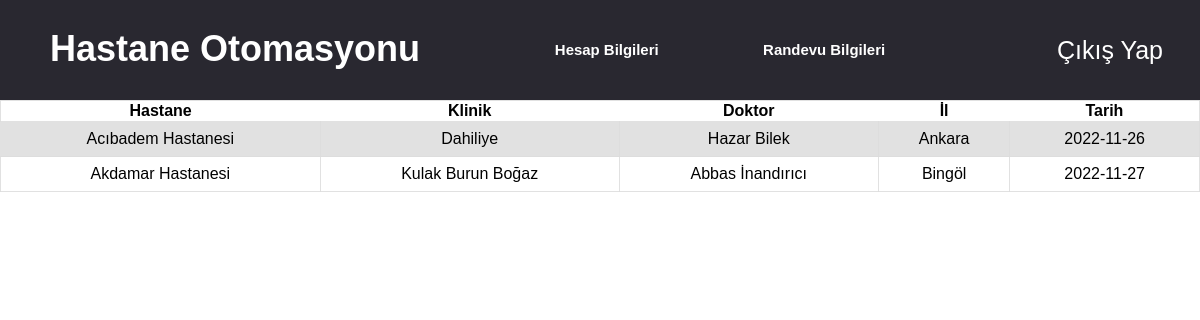
The app's page /randevu.php (signed in) with its own data.
### tables this page shows
CREATE TABLE `randevu` (
  `randevu_id` int(11) NOT NULL,
  `randevu_sehir` varchar(25) NOT NULL,
  `randevu_tarih` varchar(25) NOT NULL,
  `randevu_hastane` varchar(25) NOT NULL,
  `randevu_klinik` varchar(25) NOT NULL,
  `randevu_doktor` varchar(20) NOT NULL,
  `randevu_hasta_id` int(11) NOT NULL
);

### randevu.php (the view, shortened to what this page needs)
<?php include 'header.php' ?>
<!DOCTYPE html>
<html lang="en">
<head>
</head>
<body>
    <table>
        <tr>
            <th>Hastane</th>
            <th>Klinik</th>
            <th>Doktor</th>
            <th>İl</th>
            <th>Tarih</th>
        </tr>
        <?php
        $randevu_sor =$db->prepare("SELECT * FROM randevu AS R
        INNER JOIN kullanici AS k ON r.randevu_hasta_id=k.kullanici_id WHERE kullanici_tc=:kullanici_tc");
        $randevu_sor->execute([
            'kullanici_tc' =>$_SESSION['userkullanici_tc']
        ]);
        while($randevu_cek=$randevu_sor->fetch(PDO::FETCH_ASSOC)){
         ?>
        <tr>
            <td><?php echo $randevu_cek['randevu_hastane'] ?></td>
            <td><?php echo $randevu_cek['randevu_klinik'] ?></td>
            <td><?php echo $randevu_cek['randevu_doktor'] ?></td>
            <td><?php echo $randevu_cek['randevu_sehir'] ?></td>
            <td><?php echo $randevu_cek['randevu_tarih'] ?></td>
        </tr>
        <?php         }
 ?>
    </table>
</body>
</html>

### header.php (shortened to what this page needs)
<!DOCTYPE html>
<html lang="en">
<head>
    <link rel="stylesheet" href="style.css">
</head>
<body>
    <div class="ust_bar">
        <a href="anasayfa.php"><h1>Hastane Otomasyonu</h1></a>
        <div class="menu">
            <a href="hesap.php"><h5>Hesap Bilgileri</h5></a>
            <a href="randevu.php"><h5>Randevu Bilgileri</h5></a>
        </div>
    </div>
    <a href="logout.php">
    <div class="cikis">
        Çıkış Yap
    </div>
    </a>
</body>
</html>

### style.css (style rules this page uses)
body { padding: 0; margin: 0; font-family: 'helvatica',sans-serif; text-align: center; background-color: #FFFF; }
::placeholder { font: 25px; text-align: center; }
a { font-size: 18px; color: (100,100,100); }
.ust_bar { position: relative; width: 85%; height: 100px; left: 0; background: #292830; top: 0; }
.ust_bar h1 { position: absolute; left: 50px; line-height: 50px; color: white; }
.menu h5 { position: relative; display: inline; padding: 50px; line-height: 100px; font-size: 2opx; color: white; text-decoration: none; }
.menu { position: absolute; width: 600px; height: 100px; background: #292830; right: 0; }
a { text-decoration: none; }
.cikis { position: absolute; width: 15%; height: 100px; background: #292830; right: 0; color: white; text-align: center; line-height: 100px; font-size: 25px; cursor: pointer; top:0; }
table { font-family: Arial, Helvetica, sans-serif; border-collapse: collapse; width: 100%; }
td, tr { border:1px solid #dddd; text-align: center; padding: 8px; }
tr:nth-child(even) { background: #dddd; }

### records on screen
randevu: randevu_hastane "Acıbadem Hastanesi", randevu_klinik "Dahiliye", randevu_doktor "Hazar Bilek", randevu_sehir "Ankara", randevu_tarih "2022-11-26"
randevu: randevu_hastane "Akdamar Hastanesi", randevu_klinik "Kulak Burun Boğaz", randevu_doktor "Abbas İnandırıcı", randevu_sehir "Bingöl", randevu_tarih "2022-11-27"
